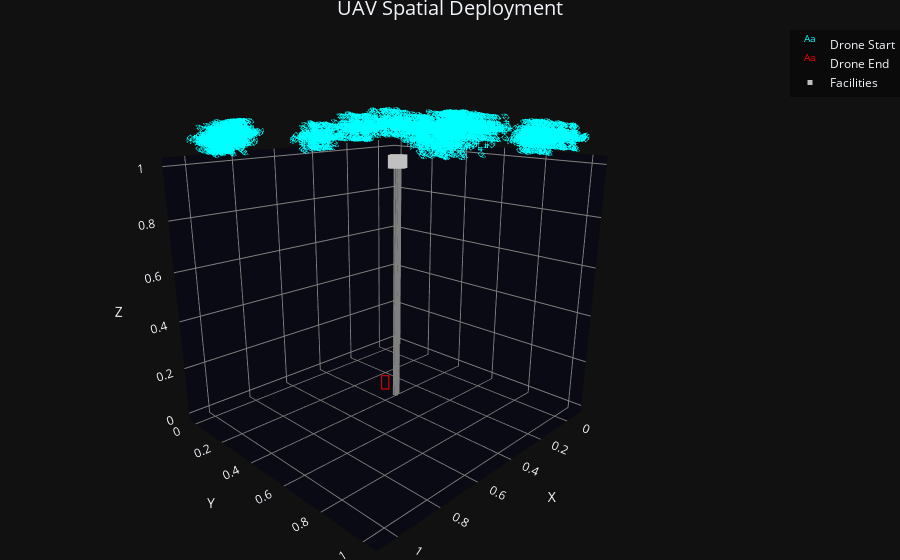

This figure's notebook cell:
### Code cell
# UAV FLPO MetaData
num_drones = 500
n_drone_clusters = 15
drone_cluster_split = np.random.uniform(0.0, 1.0, n_drone_clusters)
drone_cluster_split = drone_cluster_split / np.sum(drone_cluster_split)
num_facilities = 8
dim_ = 2
print(f"num_drones = {num_drones}\tnum_facilities = {num_facilities}\tdim = {dim_}")

START_locs, F_base, END_locs = generate_dataset(
    num_drones, n_drone_clusters, drone_cluster_split, num_facilities, dim_, 
    device, drone_cluster_std_range=[0.02, 0.05], F_noise_std=0.01,
)
np_flpo_filename = 'numpy_FLPO_data/numpy_FLPO_data'
torchFLPO_2_numpyFLPO(START_locs, END_locs, F_base, np_flpo_filename, scale=1.0)

plot_UAV_FLPO(START_locs, END_locs, F_base)
plot_UAV_FLPO_3D(START_locs, END_locs, F_base)

### Figure 1 — Plotly figure (JSON) as saved in the notebook; plotly's stock layout.template omitted (floating-point values rounded to 4 significant figures; data arrays with more than 128 entries replaced by an {"elided": "..."} marker saying what was removed)
{"data": [{"mode": "text", "name": "Drone Start", "text": {"elided": "500 str values"}, "textfont": {"color": "cyan", "size": 16}, "type": "scatter3d", "x": {"elided": "500 float values"}, "y": {"elided": "500 float values"}, "z": {"elided": "500 float values"}}, {"mode": "text", "name": "Drone End", "text": {"elided": "500 str values"}, "textfont": {"color": "red", "size": 20}, "type": "scatter3d", "x": {"elided": "500 float values"}, "y": {"elided": "500 float values"}, "z": {"elided": "500 float values"}}, {"line": {"color": "gray", "width": 3}, "mode": "lines", "showlegend": false, "type": "scatter3d", "x": [0.3586, 0.3586], "y": [0.4222, 0.4222], "z": [0, 1]}, {"line": {"color": "gray", "width": 3}, "mode": "lines", "showlegend": false, "type": "scatter3d", "x": [0.3742, 0.3742], "y": [0.4485, 0.4485], "z": [0, 1]}, {"line": {"color": "gray", "width": 3}, "mode": "lines", "showlegend": false, "type": "scatter3d", "x": [0.3643, 0.3643], "y": [0.4278, 0.4278], "z": [0, 1]}, {"line": {"color": "gray", "width": 3}, "mode": "lines", "showlegend": false, "type": "scatter3d", "x": [0.3832, 0.3832], "y": [0.4446, 0.4446], "z": [0, 1]}, {"line": {"color": "gray", "width": 3}, "mode": "lines", "showlegend": false, "type": "scatter3d", "x": [0.3819, 0.3819], "y": [0.4341, 0.4341], "z": [0, 1]}, {"line": {"color": "gray", "width": 3}, "mode": "lines", "showlegend": false, "type": "scatter3d", "x": [0.3747, 0.3747], "y": [0.4402, 0.4402], "z": [0, 1]}, {"line": {"color": "gray", "width": 3}, "mode": "lines", "showlegend": false, "type": "scatter3d", "x": [0.3591, 0.3591], "y": [0.4347, 0.4347], "z": [0, 1]}, {"line": {"color": "gray", "width": 3}, "mode": "lines", "showlegend": false, "type": "scatter3d", "x": [0.3565, 0.3565], "y": [0.4403, 0.4403], "z": [0, 1]}, {"marker": {"color": "silver", "size": 5, "symbol": "square"}, "mode": "markers", "name": "Facilities", "type": "scatter3d", "x": [0.3586, 0.3742, 0.3643, 0.3832, 0.3819, 0.3747, 0.3591, 0.3565], "y": [0.4222, 0.4485, 0.4278, 0.4446, 0.4341, 0.4402, 0.4347, 0.4403], "z": [1.0, 1.0, 1.0, 1.0, 1.0, 1.0, 1.0, 1.0]}], "layout": {"legend": {"bgcolor": "rgba(0,0,0,0.4)", "bordercolor": "white"}, "margin": {"b": 0, "l": 0, "r": 0, "t": 30}, "scene": {"aspectmode": "data", "camera": {"eye": {"x": 1.5, "y": 1.5, "z": 0.7}}, "xaxis": {"backgroundcolor": "rgb(10,10,20)", "gridcolor": "gray", "title": {"text": "X"}, "zerolinecolor": "gray"}, "yaxis": {"backgroundcolor": "rgb(10,10,20)", "gridcolor": "gray", "title": {"text": "Y"}, "zerolinecolor": "gray"}, "zaxis": {"backgroundcolor": "rgb(10,10,20)", "gridcolor": "gray", "title": {"text": "Z"}, "zerolinecolor": "gray"}}, "title": {"font": {"size": 20}, "text": "UAV Spatial Deployment", "x": 0.5}}}
